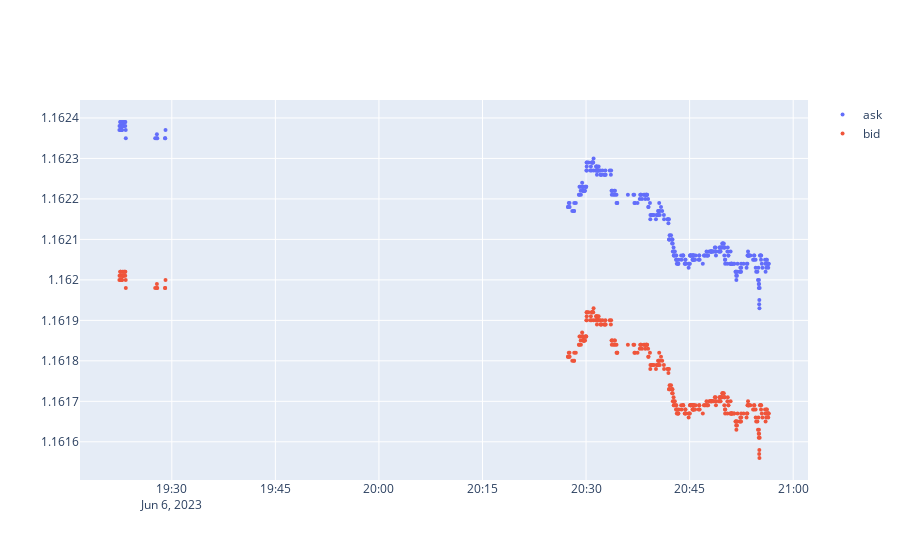

The notebook cell this image was saved under:
### Code cell
df_plt = bid_ask.copy() #[bid_ask.t > np.datetime64('2023-06-06 20:20:00')]

fig = Figure()
fig.add_traces(Scatter(x=df_plt['t'], y=df_plt['ask'], name='ask', mode="markers", marker={'size':4}))
fig.add_traces(Scatter(x=df_plt['t'], y=df_plt['bid'], name='bid', mode="markers", marker={'size':4}))
fig.show()

### Figure 1 — Plotly figure (JSON) as saved in the notebook; plotly's stock layout.template omitted (floating-point values rounded to 4 significant figures; data arrays with more than 128 entries replaced by an {"elided": "..."} marker saying what was removed)
{"data": [{"marker": {"size": 4}, "mode": "markers", "name": "ask", "type": "scatter", "x": {"elided": "359 str values"}, "y": {"elided": "359 float values"}}, {"marker": {"size": 4}, "mode": "markers", "name": "bid", "type": "scatter", "x": {"elided": "359 str values"}, "y": {"elided": "359 float values"}}], "layout": {}}
